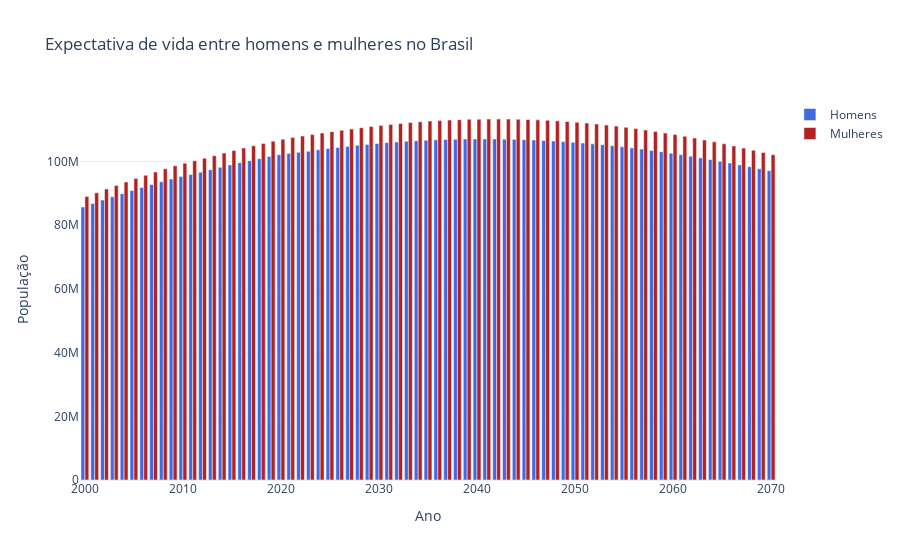

Notebook code cell kept with this figure:
### Code cell
life_expectancy_fig = go.Figure()

life_expectancy_fig.add_trace(go.Bar(
        x=df_life_expectancy["ano"],
        y=df_life_expectancy["homens"],
        marker_color="royalblue",
        name="Homens"
))

life_expectancy_fig.add_trace(go.Bar(
        x=df_life_expectancy["ano"],
        y=df_life_expectancy["mulheres"],
        marker_color="firebrick",
        name="Mulheres"
))

life_expectancy_fig.update_layout(
        title="Expectativa de vida entre homens e mulheres no Brasil",
        xaxis_title="Ano",
        yaxis_title="População",
        template="plotly_white"
)

life_expectancy_fig.show()
